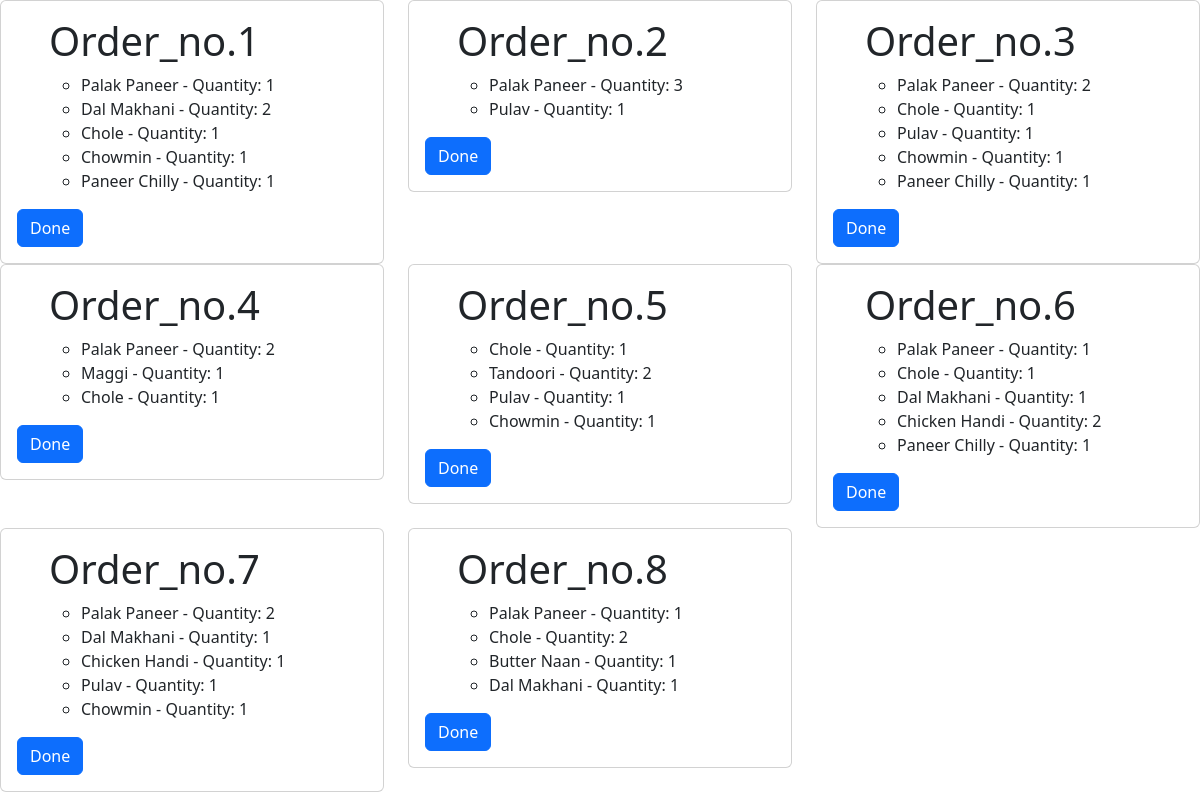
The page /kitchen/ on the database its author committed.
### menu/models.py (models this page shows, shortened)
class Order(models.Model):
    items=models.ManyToManyField(Menu,through='OrderItems')
    service_id=models.ForeignKey(Customer,on_delete=models.CASCADE)
    order_no=models.CharField(max_length=20,unique=True)

class OrderItems(models.Model):
    order = models.ForeignKey(Order, on_delete=models.CASCADE)
    item = models.ForeignKey(Menu, on_delete=models.CASCADE)
    quantity = models.PositiveIntegerField(default=0)

class Menu(models.Model):
    category=models.ForeignKey(Category,on_delete=models.CASCADE)
    item=models.CharField(unique=True,max_length=25)
    item_desc=models.CharField(max_length=120)
    price=models.FloatField()

### menu/views.py (the view)
# urls.py: path('kitchen/',kitchen,name='kitchen'),
def kitchen(request):
    orders=Order.objects.all()# to get the items and its quantity to get it prepared in kitchen.
    return render(request,'kitchen.html',{'orders':orders,})

### templates/kitchen.html (shortened to what this page needs)
<!DOCTYPE html>
<html lang="en">
<head>
    <link href="https://cdn.jsdelivr.net/npm/bootstrap@5.3.1/dist/css/bootstrap.min.css" rel="stylesheet">
</head>
<body >
    <div class="row">
    {% for ord in orders %}
    <div class="col-4" >
        <div class="card">
          <div class="card-body">
        <ul >
    <h1>Order_no.{{ord.order_no}}</h1>
    {% for order_item in ord.orderitems_set.all %}
    <ul>
                    <li >
                    {{ order_item.item.item }} - Quantity: {{ order_item.quantity }}
                    </li></ul>
                    {% endfor %}
                 </ul>
                 <button type="button" class="btn btn-primary">Done</button>
            </div></div></div>{%endfor%}
        </div>
</body>
</html>

### rows shown on the page
Order: order_no "1"
OrderItems: item.item "Palak Paneer", quantity "1"
OrderItems: item.item "Dal Makhani", quantity "2"
OrderItems: item.item "Chole", quantity "1"
OrderItems: item.item "Chowmin", quantity "1"
OrderItems: item.item "Paneer Chilly", quantity "1"
Order: order_no "2"
OrderItems: item.item "Palak Paneer", quantity "3"
OrderItems: item.item "Pulav", quantity "1"
Order: order_no "3"
OrderItems: item.item "Palak Paneer", quantity "2"
OrderItems: item.item "Chole", quantity "1"
OrderItems: item.item "Pulav", quantity "1"
OrderItems: item.item "Chowmin", quantity "1"
OrderItems: item.item "Paneer Chilly", quantity "1"
Order: order_no "4"
OrderItems: item.item "Palak Paneer", quantity "2"
OrderItems: item.item "Maggi", quantity "1"
OrderItems: item.item "Chole", quantity "1"
Order: order_no "5"
OrderItems: item.item "Chole", quantity "1"
OrderItems: item.item "Tandoori", quantity "2"
OrderItems: item.item "Pulav", quantity "1"
OrderItems: item.item "Chowmin", quantity "1"
Order: order_no "6"
OrderItems: item.item "Palak Paneer", quantity "1"
OrderItems: item.item "Chole", quantity "1"
OrderItems: item.item "Dal Makhani", quantity "1"
OrderItems: item.item "Chicken Handi", quantity "2"
OrderItems: item.item "Paneer Chilly", quantity "1"
Order: order_no "7"
OrderItems: item.item "Palak Paneer", quantity "2"
OrderItems: item.item "Dal Makhani", quantity "1"
OrderItems: item.item "Chicken Handi", quantity "1"
OrderItems: item.item "Pulav", quantity "1"
OrderItems: item.item "Chowmin", quantity "1"
Order: order_no "8"
OrderItems: item.item "Palak Paneer", quantity "1"
OrderItems: item.item "Chole", quantity "2"
OrderItems: item.item "Butter Naan", quantity "1"
OrderItems: item.item "Dal Makhani", quantity "1"
